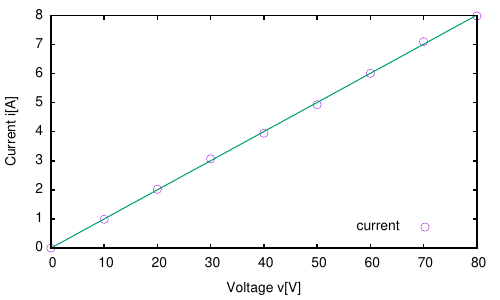

This chart was generated by the following gnuplot code:
# カラー PDF(拡張モード) で出力、文字サイズは10
set term pdf color enhanced fsize 10
# 出力ファイル名は graph2.pdf
set output "graph2.pdf"
# そのままだと枠線が細すぎるので 4pt に設定
set border 15 lw 4
# X 軸ラベル名
set xlabel "Voltage v[V]"
# Y 軸ラベル名
set ylabel "Current i[A]"
# key を書く場合の場所を指定(書かないなら nokey にする)
set key at 75,1
# 直線(ax+b)で近似するための a, b を求める
fit a*x+b "jikken.txt" via a, b
# 一つめのデータ: 外部ファイル名を指定("jikken.txt")、ポイント(w p)、ポイントタイプ○(pt 6)、ポイントサイズ2(ps 2)、タイトルは"current" (title "current")
# 二つめのデータ: 計算した近似直線を式で指定(a*x+b)、直線(w l)、線の太さ3(lw 3)、タイトルはなし (notitle)
plot [0:80] [0:8] "jikken.txt" w p pt 6 ps 2 title "current", a*x+b w l lw 3 notitle
quit

